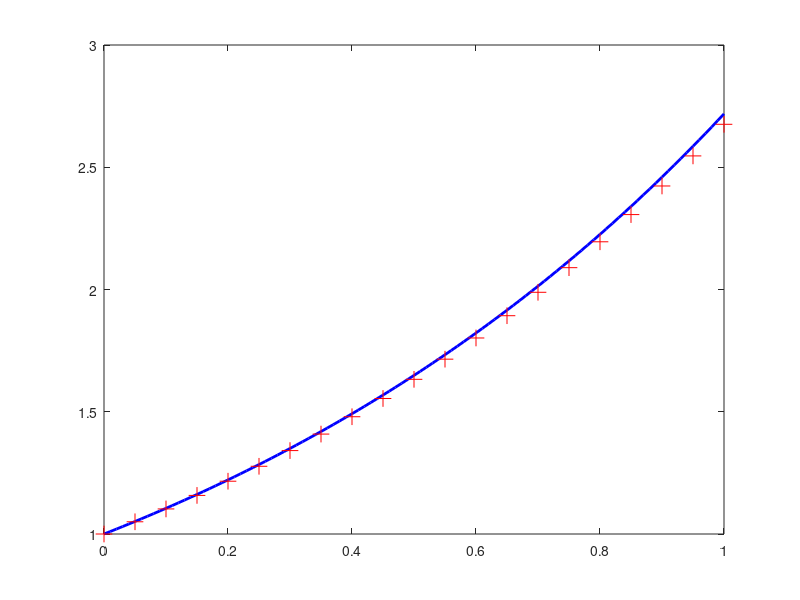

MATLAB code for this plot: (Note: this script raises an error after producing the figure.)
x=[0:0.01:1];
y0=1;
y=exp(x);
figure(1)
hold off
a=plot(x,y,'b');
set(a,'Linewidth',2)
%step size
h=0.05;
% Euler's method, forward finite difference
xt=[0:h:1];
N=length(xt);
yt=zeros(N,1);
yt(1)=y0;
for n=2:N
    yt(n)=yt(n-1)+h*exp(xt(n-1));
end
hold on
a=plot(xt,yt,'+r');
set(a,'MarkerSize',12)
% Runge Kutta
fxy='exp(x)'
f=inline(fxy,'x','y');
[xrk,yrk]=ode45(f,xt,y0);
%a=plot(xrk,yrk,'.g');
%set(a,'MarkerSize',30);
a=title(['dy/dx = ' fxy ', y_0 = ' num2str(y0)])
set(a,'FontSize',16);
%b=legend('Exact',['Euler, h=' num2str(h)],'Runge-Kutta (Matlab)');
b=legend('Exact',['Euler, h=' num2str(h)]);
set(b,'FontSize',14);
